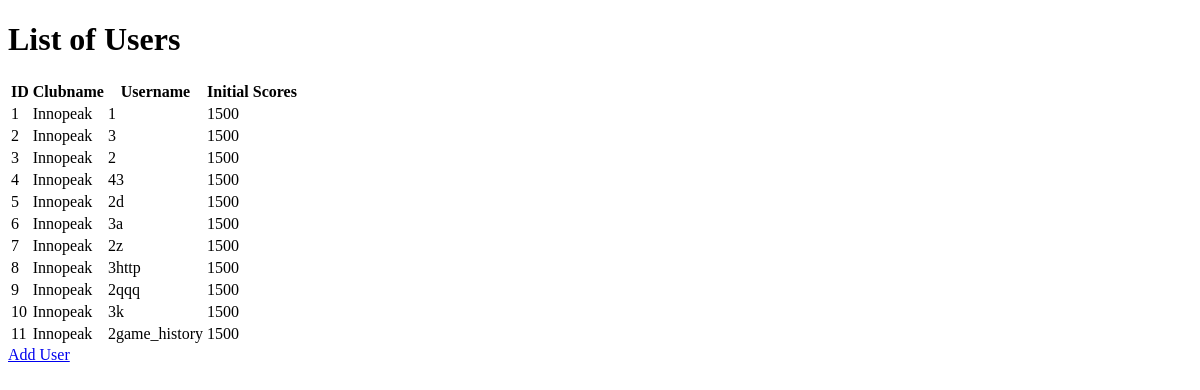
/users, run on an earlier commit of the app's database.
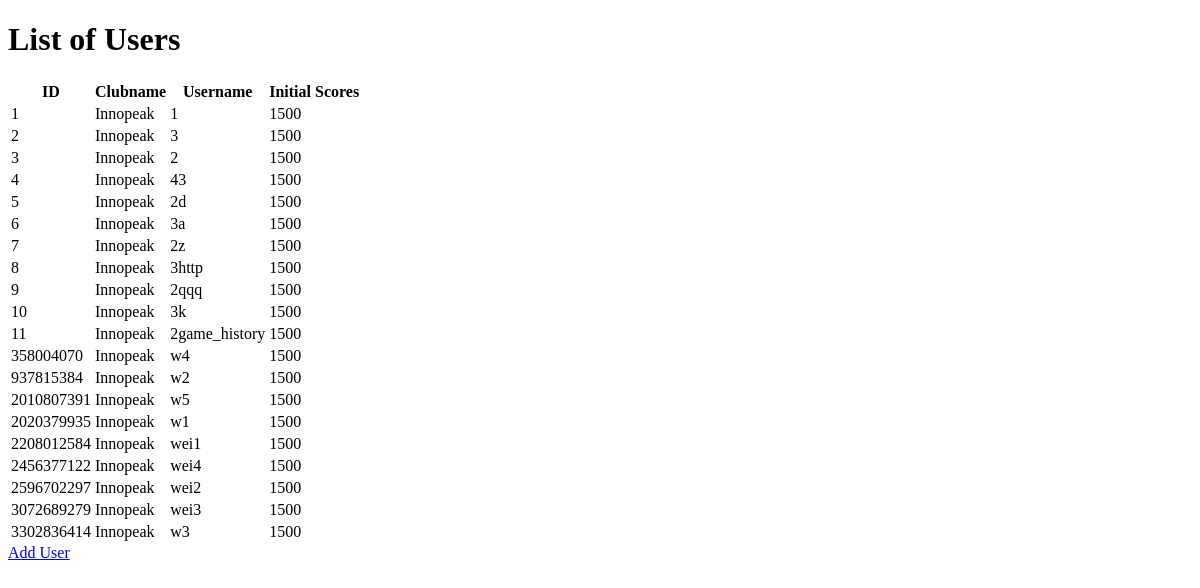
And on a later commit of the database.
### models.py (models this page shows)
class User(Base):
    __tablename__ = 'users'
    id = Column(Integer, primary_key=True)
    clubname = Column(String, nullable=False)
    username = Column(String, unique=True, nullable=False)
    initial_scores = Column(Integer, default=1500)

### db_read_user.py (the view)
@user_router.get('/users', response_class=HTMLResponse, response_model=list[UserOut])
def read_users(request: Request, db: Session = Depends(get_db)):
    users = db.query(User).all()
    return templates.TemplateResponse('list_users.html', {'request': request, 'users': users})

### templates/list_users.html (shortened to what this page needs)
<!DOCTYPE html>
<html lang="en">
<head>
</head>
<body>
    <h1>List of Users</h1>
    <table>
        <thead>
            <tr>
                <th>ID</th>
                <th>Clubname</th>
                <th>Username</th>
                <th>Initial Scores</th>
            </tr>
        </thead>
        <tbody>
            {% for user in users %}
                <tr>
                    <td>{{ user.id }}</td>
                    <td>{{ user.clubname }}</td>
                    <td>{{ user.username }}</td>
                    <td>{{ user.initial_scores }}</td>
                </tr>
            {% endfor %}
        </tbody>
    </table>
    <a href="/load_form">Add User</a>
</body>
</html>

What changed in the data, as far as the page shows it:
added User: id "358004070", clubname "Innopeak", username "w4", initial_scores "1500"
added User: id "937815384", clubname "Innopeak", username "w2", initial_scores "1500"
added User: id "2010807391", clubname "Innopeak", username "w5", initial_scores "1500"
added User: id "2020379935", clubname "Innopeak", username "w1", initial_scores "1500"
added User: id "2208012584", clubname "Innopeak", username "wei1", initial_scores "1500"
added User: id "2456377122", clubname "Innopeak", username "wei4", initial_scores "1500"
added User: id "2596702297", clubname "Innopeak", username "wei2", initial_scores "1500"
added User: id "3072689279", clubname "Innopeak", username "wei3", initial_scores "1500"
added User: id "3302836414", clubname "Innopeak", username "w3", initial_scores "1500"
